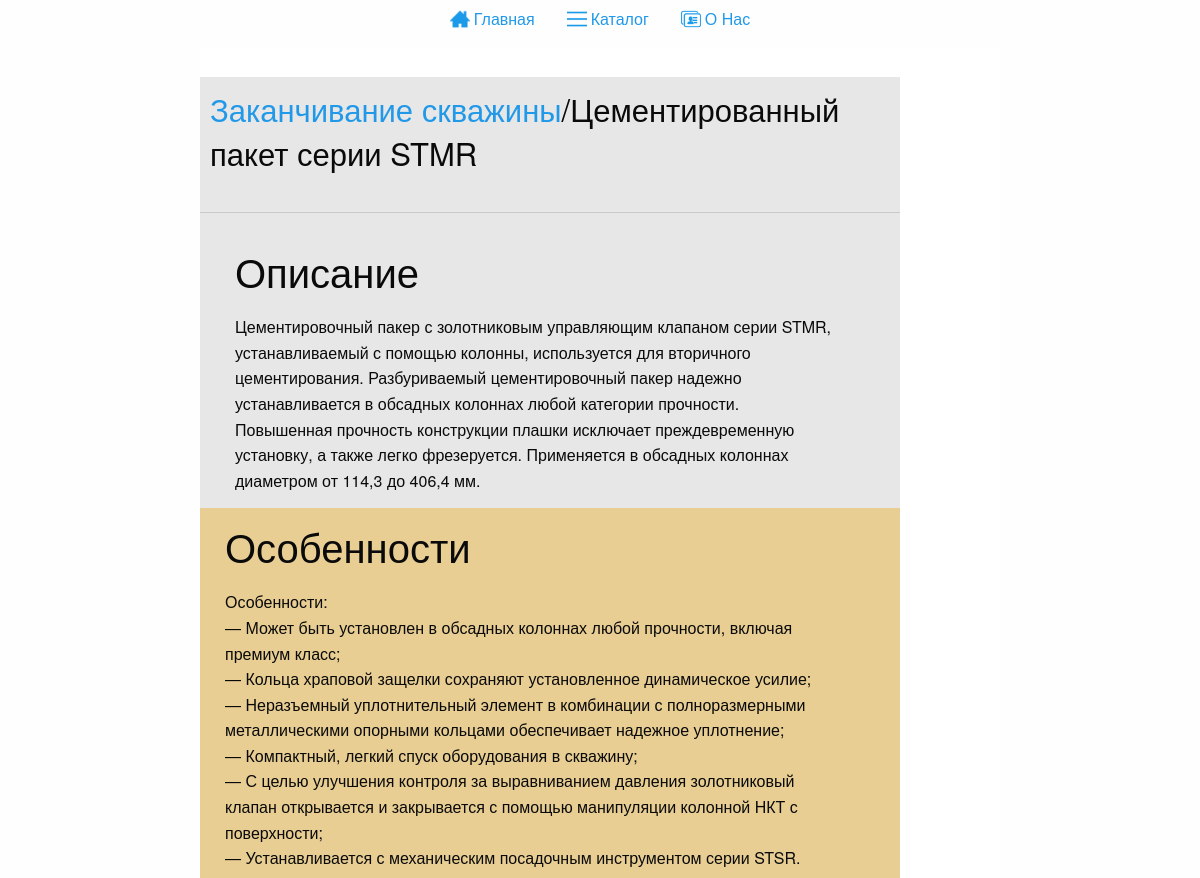
Page /product/11 (signed in, upper part) on the earlier database version.
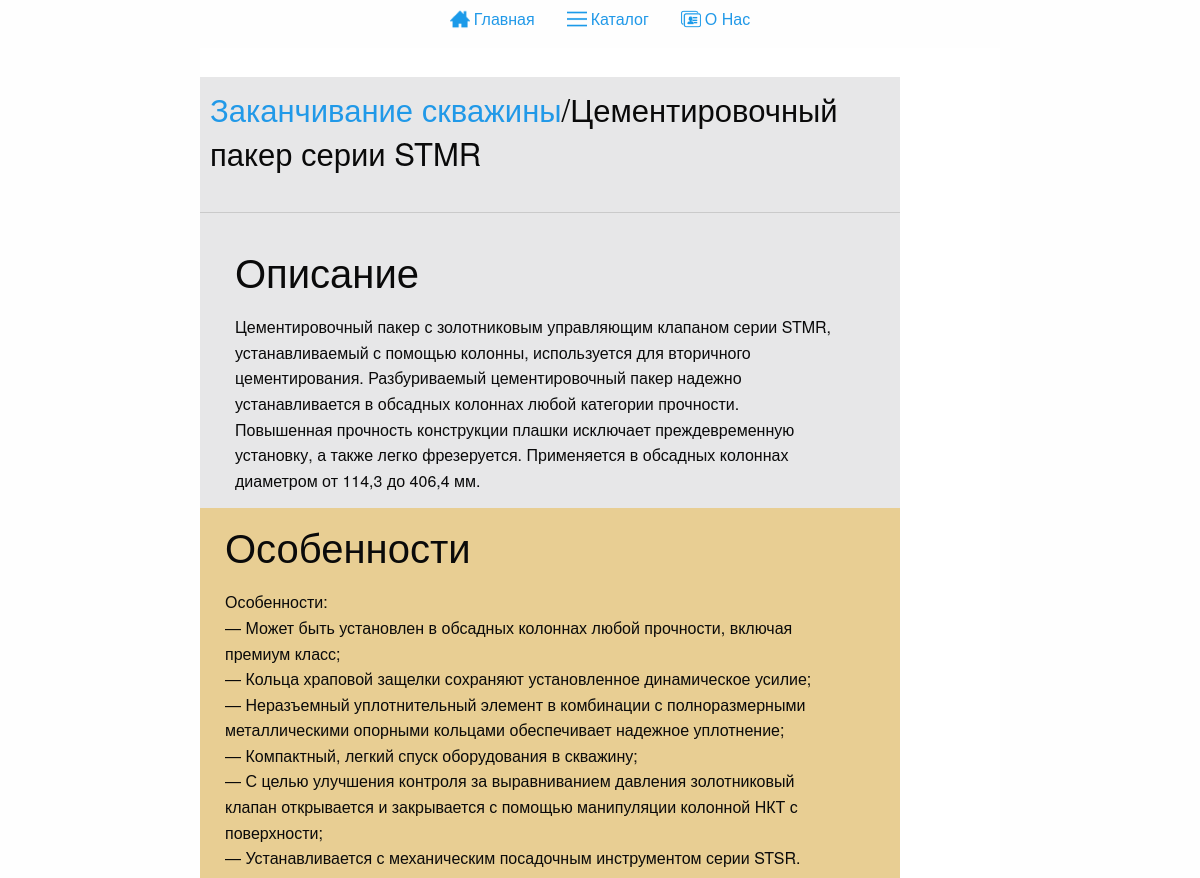
Same page on the later database version.
### main/models.py (models this page shows, shortened)
class Product(models.Model):
	title = models.CharField(max_length=300, verbose_name="Название")
	category = models.ForeignKey(Category)
	desctiption = RedactorField(max_length=3000, verbose_name="Описание")
	text = RedactorField(max_length=3000, verbose_name="Особенности", blank=True)
	image = models.ImageField(upload_to='images/')
	specification_image = models.ImageField(upload_to='images/specifications')
	promoted = models.BooleanField(default=False)
	promoted_name = models.CharField(max_length=300)
	class Meta:
		verbose_name = 'Продукт'
		verbose_name_plural = 'Продукты'
	def admin_thumbnail(self):
		return u'<img src="{0}" height="300px"/>'.format(self.image.url)
	admin_thumbnail.short_description = 'Thumbnail'
	admin_thumbnail.allow_tags = True

class Category(models.Model):
	title = models.CharField(max_length=300, unique=True)
	class Meta:
		verbose_name = 'Категория'
		verbose_name_plural = 'Категории'
	def __str__(self):
		return '{}'.format(self.title)

### main/views.py (the view)
# urls.py: url(r'^product/([0-9]+)', product, name='product'),
def product(request, product_id):
	cs = Category.objects.all()
	prod = Product.objects.get(id=product_id)
	user = request.user;
	return render_to_response('product.html', context={'product':prod,'user':user, 'categories':cs})

### main/templatetags/specification_cell_filter.py (called while the page is built)
def find_value(field ,row):
	for v in row.specificationinstancevalue_set.all():
		if v.specification_field == field:
			return v.value
	return ''

def check_bottom_cell_rowspan(field, this_value, index, instances_list, depth=0):
	that_value = find_value(field, instances_list[index])
	if that_value==this_value:
		depth += 1
		if (index != len(instances_list)-1):
			return check_bottom_cell_rowspan(field, this_value, index+1, instances_list, depth)
		return depth
	else:
		return depth

@register.filter
def specification_cell_filter(field, row):
	flag = False
	product = row.product
	instances_list = list(product.specificationinstance_set.all())
	index = instances_list.index(row)
	counter_rowspan = 0;
	this_value = find_value(field, row)
	counter_rowspan = check_bottom_cell_rowspan (field, this_value, index, instances_list, 0)
	if (index != 0) and (find_value(field, instances_list[index-1]) == this_value):
		return None
	else:
		return "<td rowspan="+ str(counter_rowspan) +">"+ this_value +"</td>"

### templates/product.html (shortened to what this page needs)
{% extends 'base.html' %}
{% load static %}
{% load next %}
{% load specification_cell_filter %}
{% block content%}
		<div class="main-index">
			<br/>
			<div class="product-info">
				<div class="product-info__text" >
					<div class="product-info__title">
						<h3><a href="{% url 'product_list' product.category.id %}">{{product.category}}</a>/{{product.title}}</h3>
					</div>
					<hr/>
					<div class="product-info__description">
						<h2>Описание</h2>
						{{product.desctiption | safe }}
					</div>
					<div class="product-info__options">
						<h2>Особенности</h2>
						{{product.text | safe }}
					</div>
				</div>
				</div>
		</div>
{% endblock %}

Differences in the rows shown:
changed Product "Заканчивание скважины": title "Цементированный пакет серии STMR" → "Цементировочный пакер серии STMR"
